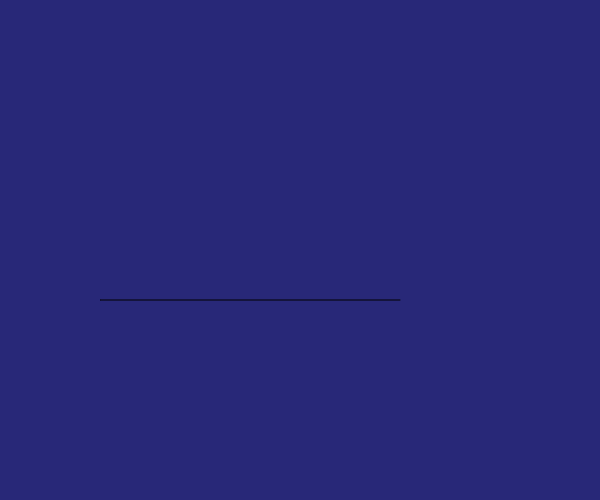
Frame 1 (no input)
Frame 60 (no input): identical to frame 1, image omitted
Frame 120 (the mouse pressed at the canvas centre since frame 60): identical to frame 1, image omitted

The p5.js sketch that drew this single still picture (run headless with seeded random() and noise() and a simulated clock; from frame 60 on, the mouse is pressed at the canvas centre):

// p5.js sketch
// ── sketch.js
var x0 = 100;
var x1 = 200;
var x2 = 300;
var x3 = 400;

var y0 = 300;
var y1 = 300;
var y2 = 300;
var y3 = 300;

function setup()
{
	createCanvas(600, 500);
	smooth();
}

function draw()
{
	background(40, 40, 120);

	bezier(x0, y0, x1, y1, x2, y2, x3, y3);
}
